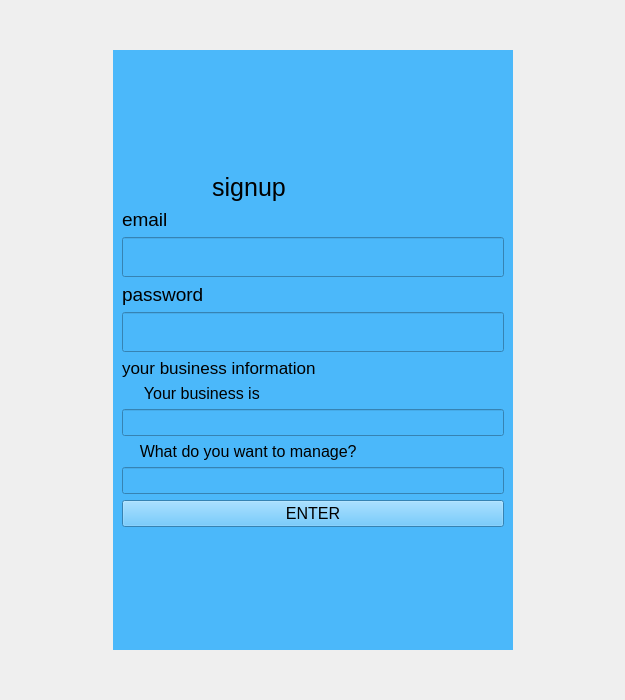
<?xml version="1.0" encoding="UTF-8"?>
<ui version="4.0">
 <class>MainWindow</class>
 <widget class="QMainWindow" name="MainWindow">
  <property name="geometry">
   <rect>
    <x>0</x>
    <y>0</y>
    <width>625</width>
    <height>700</height>
   </rect>
  </property>
  <property name="windowTitle">
   <string>MainWindow</string>
  </property>
  <widget class="QWidget" name="centralwidget">
   <layout class="QHBoxLayout" name="horizontalLayout">
    <item>
     <spacer name="horizontalSpacer">
      <property name="orientation">
       <enum>Qt::Horizontal</enum>
      </property>
      <property name="sizeHint" stdset="0">
       <size>
        <width>20</width>
        <height>0</height>
       </size>
      </property>
     </spacer>
    </item>
    <item>
     <widget class="QWidget" name="widget" native="true">
      <property name="minimumSize">
       <size>
        <width>400</width>
        <height>0</height>
       </size>
      </property>
      <property name="maximumSize">
       <size>
        <width>600</width>
        <height>600</height>
       </size>
      </property>
      <property name="styleSheet">
       <string notr="true">background : #4BB8FA</string>
      </property>
      <layout class="QVBoxLayout" name="verticalLayout">
       <item>
        <spacer name="verticalSpacer_2">
         <property name="orientation">
          <enum>Qt::Vertical</enum>
         </property>
         <property name="sizeHint" stdset="0">
          <size>
           <width>20</width>
           <height>40</height>
          </size>
         </property>
        </spacer>
       </item>
       <item>
        <widget class="QLabel" name="label">
         <property name="font">
          <font>
           <pointsize>19</pointsize>
          </font>
         </property>
         <property name="text">
          <string>             signup</string>
         </property>
        </widget>
       </item>
       <item>
        <widget class="QLabel" name="label_2">
         <property name="font">
          <font>
           <pointsize>14</pointsize>
          </font>
         </property>
         <property name="text">
          <string>email</string>
         </property>
        </widget>
       </item>
       <item>
        <widget class="QLineEdit" name="email">
         <property name="minimumSize">
          <size>
           <width>0</width>
           <height>40</height>
          </size>
         </property>
         <property name="font">
          <font>
           <pointsize>8</pointsize>
          </font>
         </property>
         <property name="text">
          <string/>
         </property>
        </widget>
       </item>
       <item>
        <widget class="QLabel" name="label_3">
         <property name="font">
          <font>
           <pointsize>14</pointsize>
          </font>
         </property>
         <property name="text">
          <string>password</string>
         </property>
        </widget>
       </item>
       <item>
        <widget class="QLineEdit" name="password">
         <property name="minimumSize">
          <size>
           <width>0</width>
           <height>40</height>
          </size>
         </property>
         <property name="font">
          <font>
           <pointsize>13</pointsize>
           <weight>50</weight>
           <bold>false</bold>
          </font>
         </property>
         <property name="text">
          <string/>
         </property>
         <property name="echoMode">
          <enum>QLineEdit::Password</enum>
         </property>
        </widget>
       </item>
       <item>
        <widget class="QLabel" name="label_4">
         <property name="font">
          <font>
           <pointsize>13</pointsize>
          </font>
         </property>
         <property name="text">
          <string>your business information</string>
         </property>
        </widget>
       </item>
       <item>
        <widget class="QLabel" name="label_5">
         <property name="font">
          <font>
           <pointsize>12</pointsize>
          </font>
         </property>
         <property name="text">
          <string>     Your business is</string>
         </property>
        </widget>
       </item>
       <item>
        <widget class="QLineEdit" name="lineEdit">
         <property name="font">
          <font>
           <pointsize>12</pointsize>
          </font>
         </property>
        </widget>
       </item>
       <item>
        <widget class="QLabel" name="label_6">
         <property name="font">
          <font>
           <pointsize>12</pointsize>
          </font>
         </property>
         <property name="text">
          <string>    What do you want to manage?</string>
         </property>
        </widget>
       </item>
       <item>
        <widget class="QLineEdit" name="lineEdit_2">
         <property name="font">
          <font>
           <pointsize>12</pointsize>
          </font>
         </property>
        </widget>
       </item>
       <item>
        <widget class="QPushButton" name="pushButton">
         <property name="font">
          <font>
           <pointsize>12</pointsize>
          </font>
         </property>
         <property name="text">
          <string>ENTER</string>
         </property>
        </widget>
       </item>
       <item>
        <spacer name="verticalSpacer">
         <property name="orientation">
          <enum>Qt::Vertical</enum>
         </property>
         <property name="sizeHint" stdset="0">
          <size>
           <width>20</width>
           <height>40</height>
          </size>
         </property>
        </spacer>
       </item>
      </layout>
     </widget>
    </item>
    <item>
     <spacer name="horizontalSpacer_2">
      <property name="orientation">
       <enum>Qt::Horizontal</enum>
      </property>
      <property name="sizeHint" stdset="0">
       <size>
        <width>40</width>
        <height>20</height>
       </size>
      </property>
     </spacer>
    </item>
   </layout>
  </widget>
 </widget>
 <resources/>
 <connections/>
</ui>
